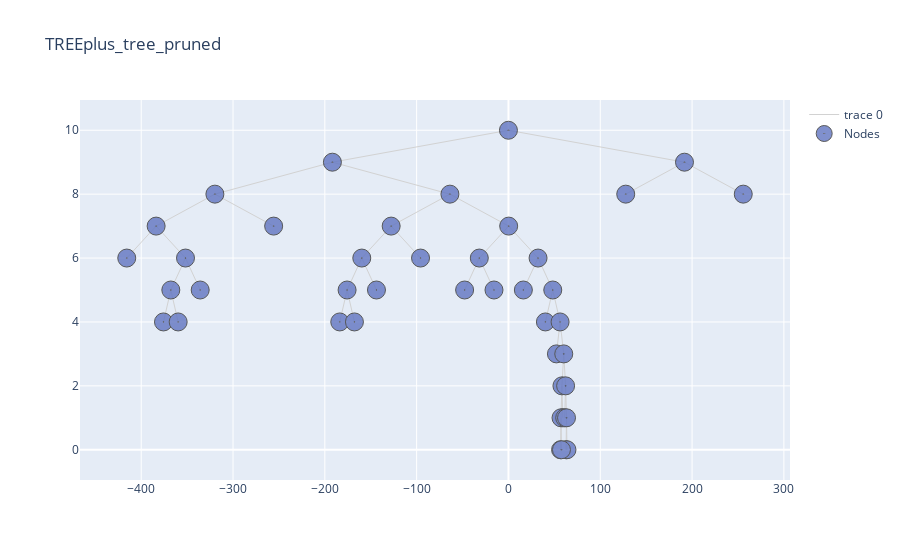

Here is the notebook cell this chart was saved with:
### Markdown cell above
takes a whle for comb to prune, 100min

### Code cell
alpha, pruned_table = tree.pruning(features_test, n_features_test, y_test_list, table = True)

### Figure 1 — Plotly figure (JSON) as saved in the notebook; plotly's stock layout.template omitted (floating-point values rounded to 4 significant figures)
{"data": [{"hoverinfo": "none", "line": {"color": "rgb(210,210,210)", "width": 1}, "mode": "lines", "type": "scatter", "x": [0, -191.8, null, 0, 191.8, null, -191.8, -319.8, null, -191.8, -63.75, null, 191.8, 127.8, null, 191.8, 255.8, null, -319.8, -383.8, null, -319.8, -255.8, null, -63.75, -127.8, null, -63.75, 0.25, null, -383.8, -415.8, null, -383.8, -351.8, null, -127.8, -159.8, null, -127.8, -95.75, null, 0.25, -31.75, null, 0.25, 32.25, null, -351.8, -367.8, null, -351.8, -335.8, null, -159.8, -175.8, null, -159.8, -143.8, null, -31.75, -47.75, null, -31.75, -15.75, null, 32.25, 16.25, null, 32.25, 48.25, null, -367.8, -375.8, null, -367.8, -359.8, null, -175.8, -183.8, null, -175.8, -167.8, null, 48.25, 40.25, null, 48.25, 56.25, null, 56.25, 52.25, null, 56.25, 60.25, null, 60.25, 58.25, null, 60.25, 62.25, null, 58.25, 57.25, null, 58.25, 59.25, null, 62.25, 61.25, null, 62.25, 63.25, null, 57.25, 56.75, null, 57.25, 57.75, null, 63.25, 62.75, null, 63.25, 63.75, null], "y": [10, 9, null, 10, 9, null, 9, 8, null, 9, 8, null, 9, 8, null, 9, 8, null, 8, 7, null, 8, 7, null, 8, 7, null, 8, 7, null, 7, 6, null, 7, 6, null, 7, 6, null, 7, 6, null, 7, 6, null, 7, 6, null, 6, 5, null, 6, 5, null, 6, 5, null, 6, 5, null, 6, 5, null, 6, 5, null, 6, 5, null, 6, 5, null, 5, 4, null, 5, 4, null, 5, 4, null, 5, 4, null, 5, 4, null, 5, 4, null, 4, 3, null, 4, 3, null, 3, 2, null, 3, 2, null, 2, 1, null, 2, 1, null, 2, 1, null, 2, 1, null, 1, 0, null, 1, 0, null, 1, 0, null, 1, 0, null]}, {"hoverinfo": "text", "marker": {"color": "#6175c1", "line": {"color": "rgb(50,50,50)", "width": 1}, "size": 18, "symbol": "circle-dot"}, "mode": "markers", "name": "Nodes", "opacity": 0.8, "text": ["n16, Class: {1: 0.62, 2: 0.02, 3: 0.08, 4: 0.27}, gini : 0.53, Samples : 624", "n41, Class: {1: 0.4, 2: 0.04, 3: 0.04, 4: 0.53}, gini : 0.56, Samples : 616", "n80, Class: {1: 0.61, 2: 0.02, 3: 0.12, 4: 0.26}, gini : 0.55, Samples : 691", "n765, Class: {1: 0.01, 2: 0.01, 3: 0.17, 4: 0.81}, gini : 0.31, Samples : 620", "n1528, Class: {1: 0.01, 2: 0.03, 3: 0.55, 4: 0.41}, gini : 0.53, Samples : 750", "n1534, Class: {1: 0.02, 2: 0.02, 3: 0.54, 4: 0.43}, gini : 0.53, Samples : 825", "n1535, Class: {1: 0.01, 2: 0.0, 3: 0.14, 4: 0.85}, gini : 0.26, Samples : 1289", "n1, car_ownership in ('car_ownership0',), Class:{1: 0.18, 2: 0.03, 3: 0.35, 4: 0.44}, gini : 0.65, Samples: 76103", "n2, trafficperc_group in ('0low_traffic', '1mediumlow_traffic', '2medium_traffic'), Class:{1: 0.14, 2: 0.02, 3: 0.24, 4: 0.59}, gini : 0.57, Samples: 53924", "n4, drivingcharge_group in ('high_charge',), Class:{1: 0.09, 2: 0.03, 3: 0.57, 4: 0.31}, gini : 0.57, Samples: 10509", "n8, distance_group in ('distance04', 'distance05', 'distance06', 'distance07', 'distance08', 'distance09', 'distance10', 'distance11'), Class:{1: 0.09, 2: 0.03, 3: 0.45, 4: 0.42}, gini : 0.6, Samples: 6565", "n17, driving_license in ('driving_license0',), Class:{1: 0.03, 2: 0.03, 3: 0.49, 4: 0.44}, gini : 0.56, Samples: 5941", "n34, purpose in ('purpose2', 'purpose3', 'purpose4', 'purpose5'), Class:{1: 0.03, 2: 0.04, 3: 0.45, 4: 0.48}, gini : 0.56, Samples: 4576", "n68, Class: {1: 0.02, 2: 0.06, 3: 0.57, 4: 0.35}, gini : 0.55, Samples : 1481", "n69, Class: {1: 0.04, 2: 0.03, 3: 0.4, 4: 0.54}, gini : 0.55, Samples : 3095", "n35, Class: {1: 0.04, 2: 0.02, 3: 0.63, 4: 0.32}, gini : 0.5, Samples : 1365", "n9, Class: {1: 0.08, 2: 0.04, 3: 0.77, 4: 0.11}, gini : 0.38, Samples : 3944", "n5, distance_group in ('distance03', 'distance04', 'distance05', 'distance06', 'distance07', 'distance08', 'distance09', 'distance10', 'distance11'), Class:{1: 0.15, 2: 0.02, 3: 0.16, 4: 0.66}, gini : 0.51, Samples: 43415", "n10, distance_group in ('distance01',), Class:{1: 0.59, 2: 0.03, 3: 0.04, 4: 0.35}, gini : 0.53, Samples: 5834", "n20, day_of_week in ('day_of_week6', 'day_of_week7'), Class:{1: 0.46, 2: 0.03, 3: 0.06, 4: 0.45}, gini : 0.58, Samples: 2543", "n40, driving_license in ('driving_license1',), Class:{1: 0.47, 2: 0.03, 3: 0.07, 4: 0.43}, gini : 0.58, Samples: 1927", "n81, Class: {1: 0.4, 2: 0.03, 3: 0.04, 4: 0.53}, gini : 0.56, Samples : 1236", "n21, Class: {1: 0.7, 2: 0.03, 3: 0.02, 4: 0.26}, gini : 0.45, Samples : 3291", "n11, faretype in ('faretype1', 'faretype5'), Class:{1: 0.08, 2: 0.02, 3: 0.18, 4: 0.71}, gini : 0.45, Samples: 37581", "n22, purpose in ('purpose1', 'purpose3', 'purpose4', 'purpose5'), Class:{1: 0.13, 2: 0.03, 3: 0.37, 4: 0.48}, gini : 0.62, Samples: 4575", "n44, Class: {1: 0.16, 2: 0.02, 3: 0.55, 4: 0.27}, gini : 0.6, Samples : 1639", "n45, Class: {1: 0.11, 2: 0.03, 3: 0.26, 4: 0.6}, gini : 0.56, Samples : 2936", "n23, distance_group in ('distance05', 'distance06', 'distance07', 'distance08', 'distance09', 'distance10', 'distance11'), Class:{1: 0.08, 2: 0.02, 3: 0.16, 4: 0.74}, gini : 0.42, Samples: 33006", "n46, Class: {1: 0.25, 2: 0.03, 3: 0.08, 4: 0.64}, gini : 0.52, Samples : 7129", "n47, distance_group in ('distance07', 'distance08', 'distance09', 'distance10', 'distance11'), Class:{1: 0.03, 2: 0.02, 3: 0.18, 4: 0.77}, gini : 0.37, Samples: 25877", "n94, Class: {1: 0.08, 2: 0.02, 3: 0.13, 4: 0.77}, gini : 0.38, Samples : 8678", "n95, costdrivingfuel_group in ('costdrivingfuelgroup5', 'costdrivingfuelgroup6', 'costdrivingfuelgroup7', 'costdrivingfuelgroup8', 'costdrivingfuelgroup9'), Class:{1: 0.01, 2: 0.02, 3: 0.21, 4: 0.77}, gini : 0.37, Samples: 17199", "n190, Class: {2: 0.0, 3: 0.41, 4: 0.59}, gini : 0.48, Samples : 1483", "n191, age_group in ('age_group0-18', 'age_group31-65'), Class:{1: 0.01, 2: 0.02, 3: 0.19, 4: 0.79}, gini : 0.35, Samples: 15716", "n382, day_of_week in ('day_of_week7',), Class:{1: 0.01, 2: 0.02, 3: 0.26, 4: 0.71}, gini : 0.42, Samples: 4285", "n764, driving_license in ('driving_license1',), Class:{1: 0.01, 2: 0.02, 3: 0.28, 4: 0.7}, gini : 0.44, Samples: 3665", "n1529, Class: {1: 0.01, 2: 0.01, 3: 0.21, 4: 0.77}, gini : 0.36, Samples : 2915", "n383, driving_license in ('driving_license0',), Class:{1: 0.01, 2: 0.02, 3: 0.16, 4: 0.81}, gini : 0.31, Samples: 11431", "n766, Class: {1: 0.01, 2: 0.02, 3: 0.13, 4: 0.84}, gini : 0.28, Samples : 9317", "n767, faretype in ('faretype5',), Class:{1: 0.01, 2: 0.01, 3: 0.3, 4: 0.69}, gini : 0.44, Samples: 2114", "n3, distance_group in ('distance04', 'distance05', 'distance06', 'distance07', 'distance08', 'distance09', 'distance10', 'distance11'), Class:{1: 0.26, 2: 0.04, 3: 0.62, 4: 0.08}, gini : 0.54, Samples: 22179", "n6, Class: {1: 0.73, 2: 0.03, 3: 0.2, 4: 0.05}, gini : 0.43, Samples : 5872", "n7, Class: {1: 0.1, 2: 0.05, 3: 0.77, 4: 0.09}, gini : 0.39, Samples : 16307"], "type": "scatter", "x": [-415.8, -143.8, -183.8, 59.25, 56.75, 62.75, 63.75, 0, -191.8, -319.8, -383.8, -351.8, -367.8, -375.8, -359.8, -335.8, -255.8, -63.75, -127.8, -159.8, -175.8, -167.8, -95.75, 0.25, -31.75, -47.75, -15.75, 32.25, 16.25, 48.25, 40.25, 56.25, 52.25, 60.25, 58.25, 57.25, 57.75, 62.25, 61.25, 63.25, 191.8, 127.8, 255.8], "y": [6, 5, 4, 1, 0, 0, 0, 10, 9, 8, 7, 6, 5, 4, 4, 5, 7, 8, 7, 6, 5, 4, 6, 7, 6, 5, 5, 6, 5, 5, 4, 4, 3, 3, 2, 1, 0, 2, 1, 1, 9, 8, 8]}], "layout": {"title": {"text": "TREEplus_tree_pruned"}}}
